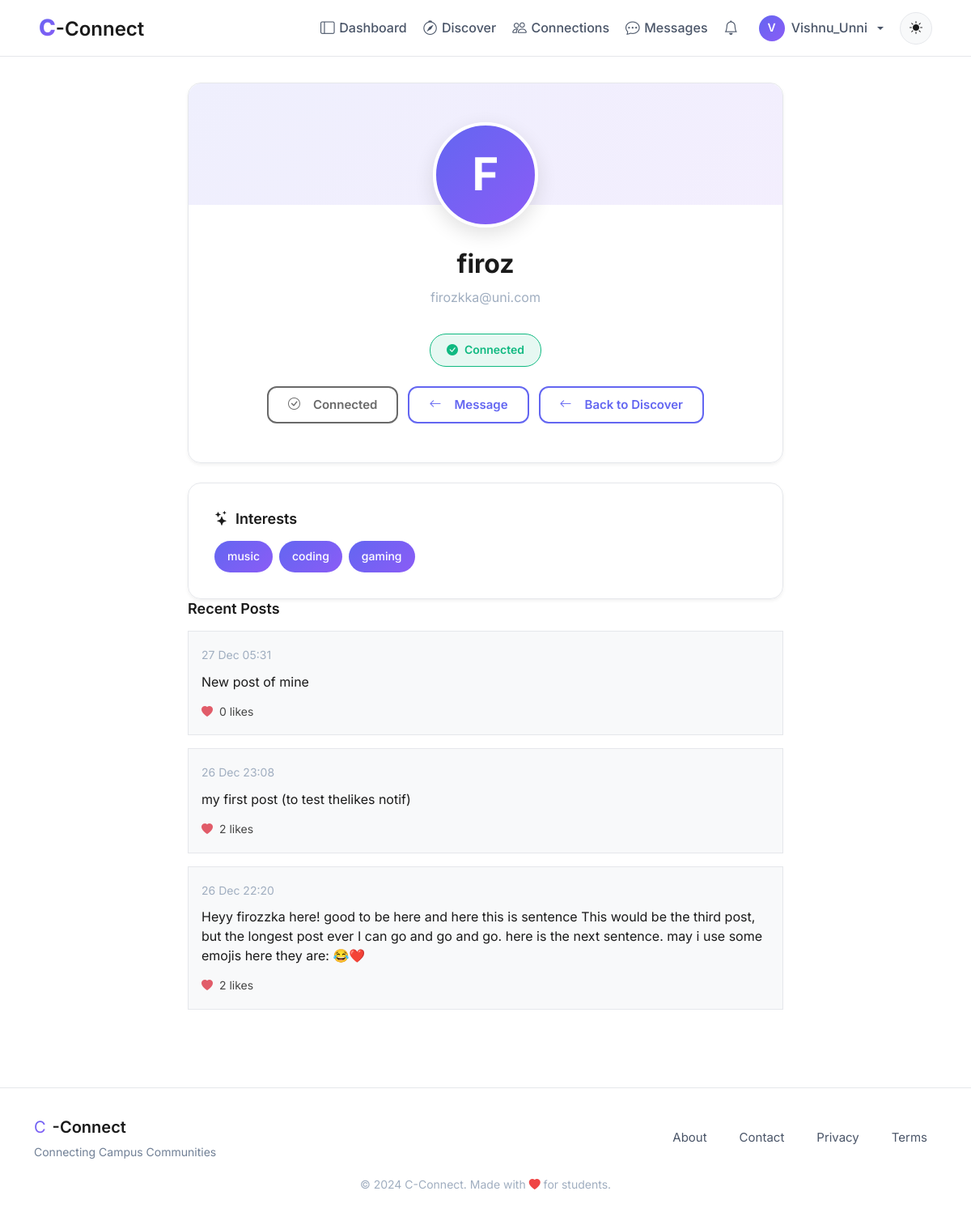
The app's page /user/20 (signed in) with its own data.
### models.py (models this page shows, shortened)
class User(UserMixin, db.Model):
    id = db.Column(db.Integer, primary_key=True, autoincrement=True)  # Unique identifier
    username = db.Column(db.String(100), nullable=False)  # Name of the user (later can add this unique if needed)
    email = db.Column(db.String(120), nullable=False, unique=True)  # Email of the user
    password = db.Column(db.String(200), nullable=False)  # Passwords not hashed yet (done in setup_db.py)
    created_at = db.Column(db.DateTime, default=db.func.now())  # Timestamp of account creation
    last_login = db.Column(db.DateTime, nullable=True)  # Timestamp of last login
    pass

class Post(db.Model):
    __tablename__ = "posts"
    id = db.Column(db.Integer, primary_key=True)
    user_id = db.Column(db.Integer, db.ForeignKey("user.id"), nullable=False)
    content = db.Column(db.Text, nullable=False)
    created_at = db.Column(db.DateTime, default=db.func.now(), index=True)
    user = db.relationship("User", backref="posts", lazy=True)
    likes = db.relationship(
        "PostLike",
        backref="post",
        cascade="all, delete-orphan",
        lazy="select"
    )

### blueprints/main/routes.py (the view)
@main.route("/user/<int:user_id>")
@login_required
def view_user_profile(user_id):
    if user_id <= 0 or user_id == current_user.id:
        return redirect(url_for("auth.profile"))
    user = User.query.get_or_404(user_id)
    profile = user.profile
    conn = Connection.query.filter(
        ((Connection.user_id == current_user.id) & (Connection.target_user_id == user_id)) |
        ((Connection.user_id == user_id) & (Connection.target_user_id == current_user.id))
    ).first()
    posts = (
        Post.query
        .filter_by(user_id=user.id)
        .order_by(Post.created_at.desc())
        .limit(10)
        .all()
    )
    if current_user.id != user.id:
        try:
            last_visit = (
                ProfileVisit.query
                .filter_by(viewer_id=current_user.id, viewed_id=user.id)
                .order_by(ProfileVisit.timestamp.desc())
                .first()
            )
            if not last_visit or (datetime.now(timezone.utc) - last_visit.timestamp).total_seconds() > 1800: #30 minutes
                v = ProfileVisit(viewer_id=current_user.id, viewed_id=user.id)
                db.session.add(v)
                db.session.commit()
        except:
            db.session.rollback()
    return render_template(
        "main/user_profile.html",
        user=user,
        profile=profile,
        conn=conn,
        posts=posts
    )

### blueprints/main/templates/main/user_profile.html (shortened to what this page needs)
{% extends "base.html" %}
{% block body %}
<div class="profile-container">
    <div class="container">
        <div class="row justify-content-center">
            <div class="col-lg-8">
                <div class="profile-header-card glass-card animate-on-scroll">
                        <div class="profile-avatar user-avatar profile-avatar-large">
    <span class="avatar-fallback" style="display: none;">
        {{ user.username[0].upper() }}
    </span>
    </div>
                    <h1 class="profile-name">{{ user.username }}</h1>
                    <p class="profile-email">{{ user.email }}</p>
                    {% if conn %}
                        {% if conn.status == 'accepted' %}
                            <div class="connection-status status-connected">
                                <i class="bi bi-check-circle-fill"></i>
                                Connected
                            </div>
                        {% endif %}
                    {% endif %}
                    <div class="action-buttons">
                        {% if conn is none %}
                            <form method="POST" action="{{ url_for('connections.connections_send', target_id=user.id) }}">
                                <input type="hidden" name="csrf_token" value="{{ csrf_token() }}">
                                <button class="btn btn-primary-custom">
                                    <i class="bi bi-person-plus me-2"></i>Send Connection Request
                                </button>
                            </form>
                        {% elif conn.status == 'pending' and conn.user_id == current_user.id %}
                            <button class="btn btn-outline-custom" disabled>
                                <i class="bi bi-clock me-2"></i>Request Pending
                            </button>
                        {% elif conn.status == 'accepted' %}
                            <button class="btn btn-outline-custom" disabled>
                                <i class="bi bi-check-circle me-2"></i>Connected
                            </button>
                            <a href="{{ url_for('messages.chat', user_id=user.id) }}" class="btn btn-outline-custom">
                                <i class="bi bi-arrow-left me-2"></i>Message
                            </a>
                        {% endif %}
                        <a href="{{ url_for('main.search_page') }}" class="btn btn-outline-custom">
                            <i class="bi bi-arrow-left me-2"></i>Back to Discover
                        </a>
                    </div>
                </div>
                <div class="profile-info-card glass-card animate-on-scroll mt-4">
                    {% if profile and profile.interests %}
                    <div class="info-section">
                        <h2 class="info-title">
                            <i class="bi bi-stars"></i>
                            Interests
                        </h2>
                        <div class="interests-list">
                            {% for interest in profile.interests %}
                                <span class="interest-badge">{{ interest }}</span>
                            {% endfor %}
                        </div>
                    </div>
                    {% endif %}
                </div>
                {% if posts %}
                <div class="info-section">
                    <h2 class="info-title">
                        Recent Posts
                    </h2>
                    <div class="posts-list">
                        {% for post in posts %}
                        <div class="post-item">
                            <div class="post-meta">
                                <small class="text-muted">{{ post.created_at.strftime("%d %b %H:%M") }}</small>
                            </div>
                            <p class="post-content">{{ post.content }}</p>
                            <div class="post-footer">
                                <small>
                                    <i style="color: #dc3545;" class="bi bi-heart-fill me-1"></i>
                                    {{ post.likes|length }} likes
                                </small>
                            </div>
                        </div>
                        {% endfor %}
                    </div>
                </div>
                {% else %}
                <div class="empty-info">
                    <i class="bi bi-rss me-2"></i>
                    No posts yet
                </div>
                {% endif %}
            </div>
        </div>
    </div>
</div>
{% endblock %}

### templates/base.html (shortened to what this page needs)
<!DOCTYPE html>
<html lang="en">
<head>
    <link rel="stylesheet" href="https://cdn.jsdelivr.net/npm/bootstrap-icons@1.11.1/font/bootstrap-icons.css">
    <link href="https://cdn.jsdelivr.net/npm/bootstrap@5.3.2/dist/css/bootstrap.min.css" rel="stylesheet">
    <link rel="stylesheet" href="{{ url_for('static', filename='css/global.css') }}">
</head>
<body>
    <nav class="navbar navbar-expand-lg navbar-glass fixed-top">
        <div class="container-fluid px-lg-5 px-3">
            <a class="navbar-brand" href="{{ url_for('main.home') }}">
                <span class="brand-c">C</span><span class="brand-connect">-Connect</span>
            </a>
            <div class="collapse navbar-collapse" id="navbarNav">
                <ul class="navbar-nav ms-auto align-items-lg-center gap-1">
                    {% if current_user.is_authenticated %}
                        <li class="nav-item">
                            <a class="nav-link" href="{{ url_for('main.dashboard') }}">
                                <i class="bi bi-layout-sidebar"></i>Dashboard
                            </a>
                        </li>
                        <li class="nav-item">
                            <a class="nav-link" href="{{ url_for('main.search_page') }}">
                                <i class="bi bi-compass"></i>Discover
                            </a>
                        </li>
                        <li class="nav-item">
                            <a class="nav-link" href="{{ url_for('connections.connections_home') }}">
                                <i class="bi bi-people"></i>Connections
                            </a>
                        </li>
                        <li class="nav-item">
                            <a class="nav-link" href="{{ url_for('messages.inbox') }}">
                                <i class="bi bi-chat-dots"></i>Messages
                            </a>
                        </li>
                        <li class="nav-item position-relative">
                            <a class="nav-link" href="{{ url_for('notifications.notifications_list') }}">
                                <i class="bi bi-bell"></i>
                                {% set unread = current_user.notifications | selectattr("is_read", "equalto", False) | list %}
                            </a>
                        </li>
                        <li class="nav-item dropdown">
                            <a class="nav-link dropdown-toggle d-flex align-items-center gap-2" href="#" role="button" data-bs-toggle="dropdown">
                                <div style="width: 32px; height: 32px; border-radius: 50%; background: linear-gradient(135deg, var(--primary-color), var(--accent-color)); display: flex; align-items: center; justify-content: center; color: white; font-weight: 600; font-size: 0.875rem;">
                                    {{ current_user.username[0].upper() }}
                                </div>
                                <span class="d-none d-lg-inline">{{ current_user.username }}</span>
                            </a>
                        </li>
                    {% endif %}
                    <li class="nav-item ms-lg-2">
                        <button class="btn-theme-toggle" id="themeToggle" aria-label="Toggle theme">
                            <i class="bi bi-sun-fill" id="themeIcon"></i>
                        </button>
                    </li>
                </ul>
            </div>
        </div>
    </nav>
    <main class="main-content">
        {% block body %}{% endblock %}
    </main>
    <footer class="footer-glass">
        <div class="container">
            <div class="row align-items-center">
                <div class="col-md-6 text-center text-md-start mb-3 mb-md-0">
                    <div class="d-flex align-items-center justify-content-center justify-content-md-start gap-2">
                        <span class="brand-c" style="font-size: 1.25rem;">C</span>
                        <span class="brand-connect" style="font-size: 1.25rem;">-Connect</span>
                    </div>
                    <p class="footer-tagline mb-0">Connecting Campus Communities</p>
                </div>
                <div class="col-md-6">
                    <div class="d-flex justify-content-center justify-content-md-end gap-3 flex-wrap">
                        <a href="{{ url_for('main.about') }}" class="footer-link">About</a>
                        <a href="{{ url_for('main.contact') }}" class="footer-link">Contact</a>
                        <a href="#" class="footer-link">Privacy</a>
                        <a href="#" class="footer-link">Terms</a>
                    </div>
                </div>
            </div>
            <div class="row mt-3">
                <div class="col text-center">
                    <small class="text-muted">
                        &copy; 2024 C-Connect. Made with <i class="bi bi-heart-fill" style="color: var(--danger-color);"></i> for students.
                    </small>
                </div>
            </div>
        </div>
    </footer>
</body>
</html>

### records on screen
User: username "V", username "Vishnu_Unni"
User: username "F", username "firoz", email "firozkka@uni.com"
Post: created_at "27 Dec 05:31", content "New post of mine", likes|length "0"
Post: created_at "26 Dec 23:08", content "my first post (to test thelikes notif)", likes|length "2"
Post: created_at "26 Dec 22:20", content "Heyy firozzka here! good to be here and here this is sentence This would be the third post, but the longest post ever I can go and go and go. here is the next sentence. may i use some emojis here they are: 😂❤️", likes|length "2"

### other values on screen
{{ interest }} "music" "coding" "gaming"
